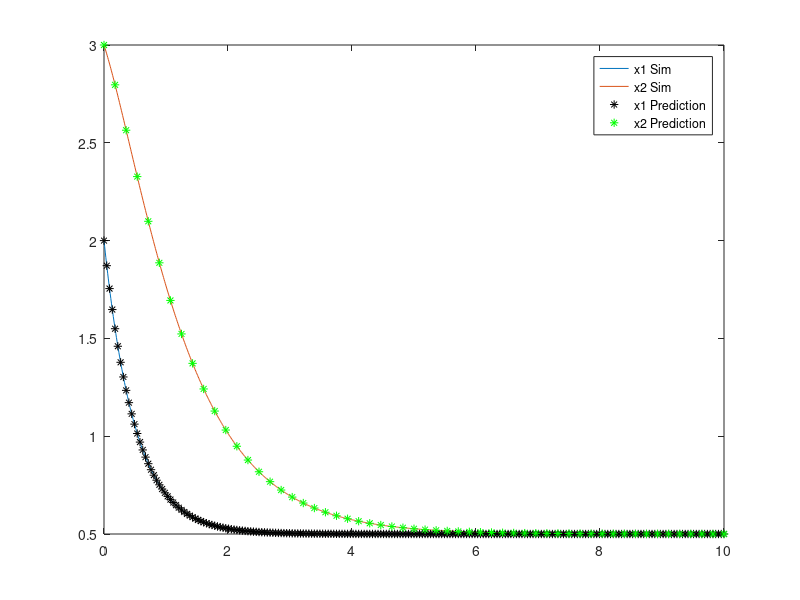
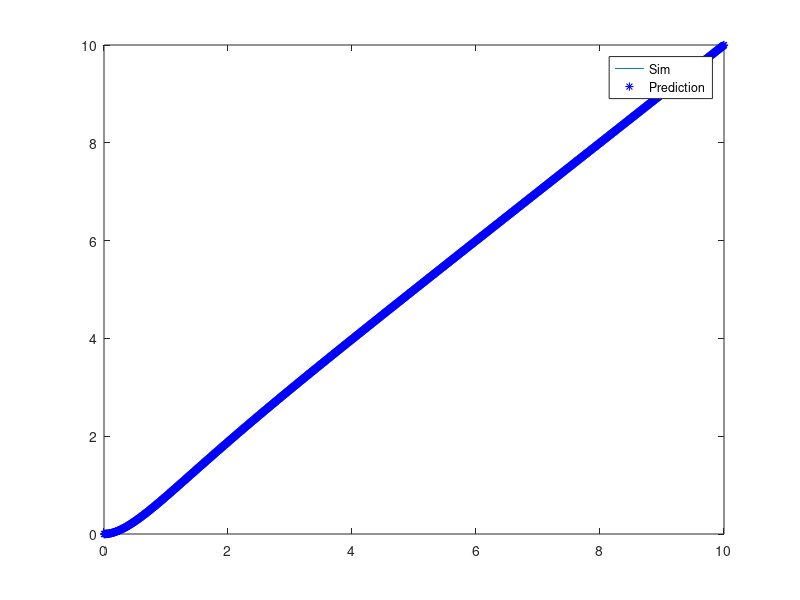

The MATLAB source for these figures, in order:
%% Problem 1
A = [-2 0; 1 -1];
b = [1;0];
ts = (0:.01:10)';
u = ts>=0;
x0 = [2;3];
sys = ss(A,b,[1 0],0);

[~,ts,x] = lsim(sys, u, ts, x0);

plot(ts, x);
hold on;
fplot(@(x) ( (3/2)*exp(-2*x)+ (1/2)), [ts(1) ts(end)], "k*");
fplot(@(x) ( (-3/2)*exp(-2*x) + 4*exp(-x) + (1/2)), [ts(1) ts(end)], "g*");
legend("x1 Sim", "x2 Sim", "x1 Prediction", "x2 Prediction");
saveas(gcf, "images/p1_predicted_vs_simulation.png");

hold off;
cla

%% Problem 2
sys = tf([3 2],[1 3 2 0]);
ts = (0:.01:10)';
u = ts>=0;
sys
[y, ts] = lsim(sys, u, ts);
plot(ts, y);
hold on;
fplot(@(x)  (exp(-2*x)-exp(-x)+x), [ts(1) ts(end)], "b*");
legend("Sim", "Prediction");
saveas(gcf, "images/p2_2_predicted_vs_simulation.png");

hold off;
cla
